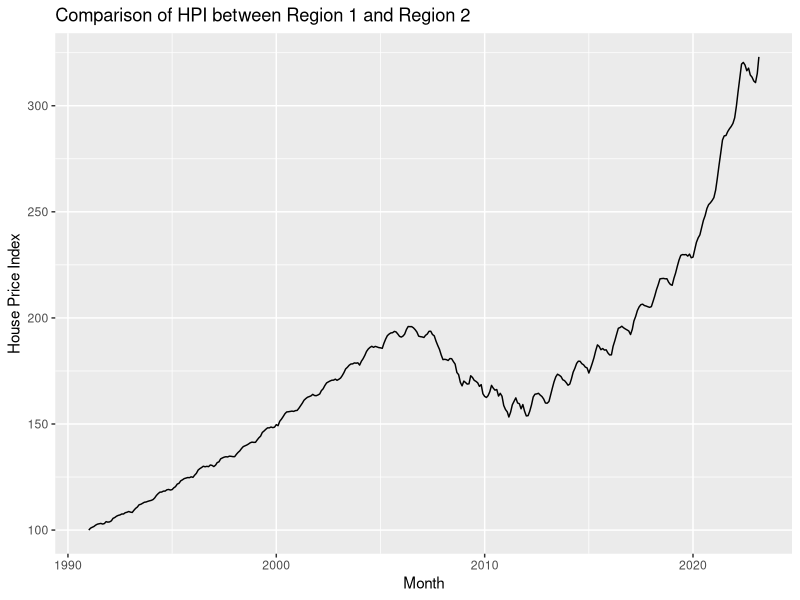

Recreate this plot in R.
#HPI comparison
library(lubridate)
library(ggplot2)
library(dplyr)

# change directory
setwd("C:/Users/thoma/Desktop/projects/data")

# Load the data from a CSV file
house_data <- read.csv("HPI_PO_monthly_histv3.csv")

house_data$Month <- gsub(" ", "", house_data$Month) # removing spaces 
house_data$Month <- as.Date(house_data$Month, format = "%Y-%m-%d") # Convert date column to proper date format

# Select the relevant columns for region, year, and HPI (replace with your own column names)
East_North_Central_.NSA <- house_data$East_North_Central_.NSA.
East_North_Central_.SA <- house_data$East_North_Central_.SA.
hpi_column <- "HPI"
year_column <- house_data$Month

# Data cleaning
house_data <- house_data %>%
  filter(!is.na(house_data$Month), !is.na(house_data$East_North_Central_.NSA.), !is.na(house_data$East_North_Central_.SA.))  # Remove rows with missing values in Date or Price columns


# Filter the data for the two regions
#filtered_data <- data %>%
#  filter(Region %in% c(region1, region2))

# Create a line graph comparing HPI between the two regions
ggplot(data = house_data, aes(x = Month, y = East_North_Central_.NSA.)) +
  geom_line() +
  labs(x = "Month", y = "House Price Index", title = "Comparison of HPI between Region 1 and Region 2") +
  scale_color_manual(values = c("East_North_Central_.NSA." = "blue", "East_North_Central_.SA." = "red"))

